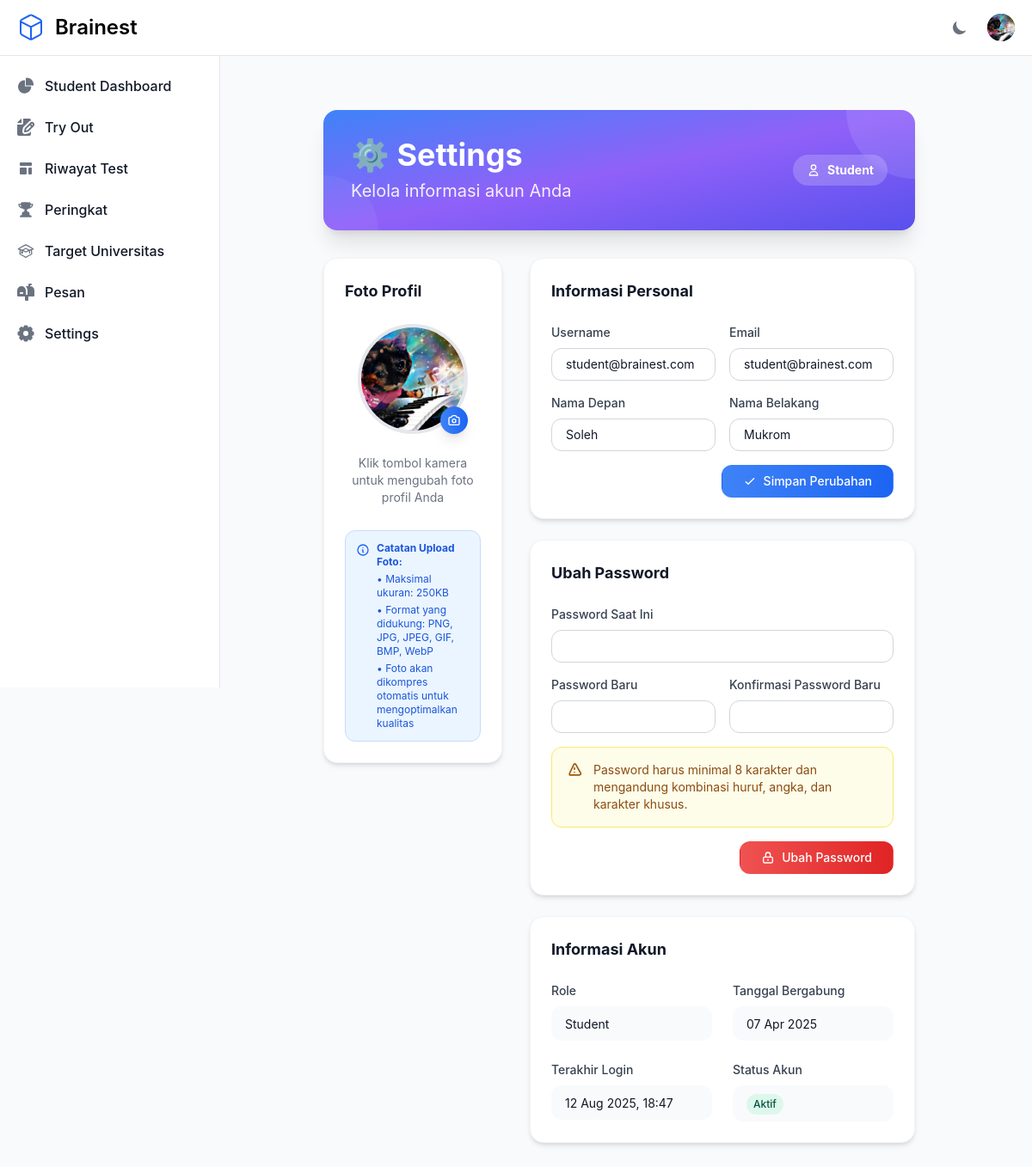
The page /settings/ (signed in) on the database as committed earlier.
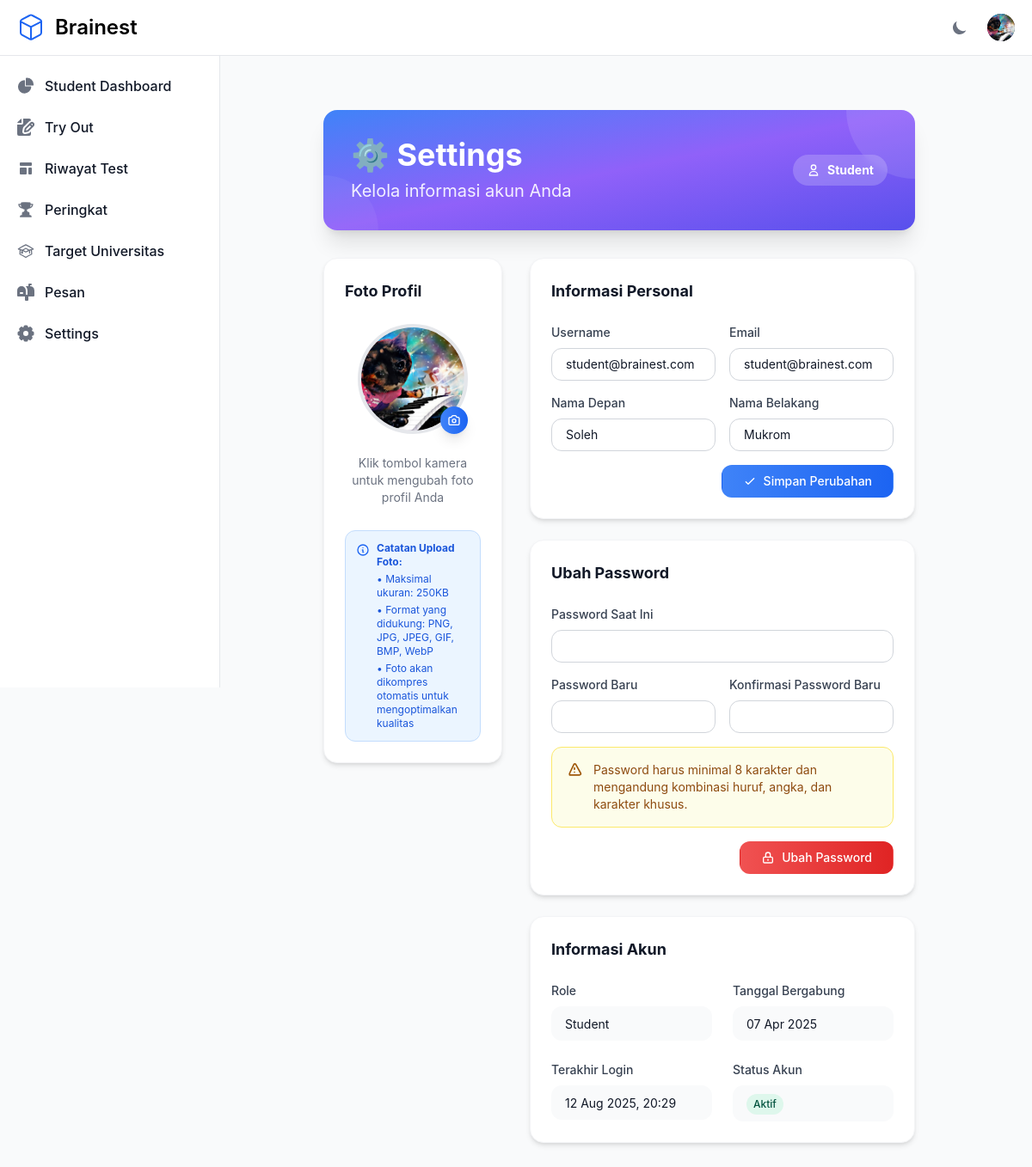
The same page on the database as committed later.
### otosapp/models.py (models this page shows, shortened)
class User(AbstractUser):
    email = models.EmailField(unique=True)
    USERNAME_FIELD = 'email'
    REQUIRED_FIELDS = ['username']
    role = models.ForeignKey('Role', on_delete=models.SET_NULL, null=True)
    profile_picture = models.ImageField(upload_to='profile_pictures/', null=True, blank=True)
    groups = models.ManyToManyField(
        Group,
        related_name="custom_user_set",  # Add a custom related name here
        blank=True,
        help_text="The groups this user belongs to.",
        verbose_name="groups"
    )
    user_permissions = models.ManyToManyField(
        Permission,
        related_name="custom_user_permissions",  # Add a custom related name here
        blank=True,
        help_text="Specific permissions for this user.",
        verbose_name="user permissions"
    )
    def is_admin(self):
        return self.role and self.role.role_name == 'Admin'

class Role(models.Model):
    role_name = models.CharField(max_length=200, unique=True)

### otosapp/views.py (the view, shortened to what this page needs)
# urls.py: path('settings/', views.settings_view, name='settings'),
@login_required
def settings_view(request):
    from .forms import UserProfileForm, ProfilePictureForm, CustomPasswordChangeForm
    from django.contrib.auth import update_session_auth_hash
    context = {
        'user': request.user,
    }
    return render(request, 'settings.html', context)

### otosapp/context_processors.py (called while the page is built)
def sidebar_context(request):
    context = {}
    if request.user.is_authenticated and (request.user.is_superuser or request.user.is_admin()):
        pending_payments_count = PaymentProof.objects.filter(status='pending').count()
        context['pending_payments_count'] = pending_payments_count
    return context

### otosapp/templates/settings.html (shortened to what the changed rows need)
{% extends 'base.html' %}
{% block content %}
<div class="max-w-4xl mx-auto px-4 sm:px-6 lg:px-8 mt-8">
    <div class="bg-gradient-to-br from-blue-500 via-purple-500 to-indigo-600 rounded-2xl shadow-xl p-8 mb-8 text-white relative overflow-hidden">
        <div class="relative z-10">
            <div class="flex flex-col md:flex-row md:items-center md:justify-between">
                <div>
                    <h1 class="text-3xl md:text-4xl font-bold mb-2">⚙️ Settings</h1>
                </div>
                <div class="mt-4 md:mt-0">
                    <div class="inline-flex items-center px-4 py-2 rounded-full text-sm font-bold bg-white/20 backdrop-blur-sm">
                        <svg class="w-4 h-4 mr-2" fill="none" stroke="currentColor" stroke-width="2" viewBox="0 0 24 24">
                            <path stroke-linecap="round" stroke-linejoin="round" d="M16 7a4 4 0 11-8 0 4 4 0 018 0zM12 14a7 7 0 00-7 7h14a7 7 0 00-7-7z"></path>
                        </svg>
                        {{ user.role.role_name }}
                    </div>
                </div>
            </div>
        </div>
    </div>
    <div class="grid grid-cols-1 lg:grid-cols-3 gap-8">
        <div class="lg:col-span-1">
            <div class="bg-white dark:bg-gray-800 rounded-2xl shadow-md p-6 border border-gray-100 dark:border-gray-700">
                <div class="flex flex-col items-center">
                    <div class="relative mb-6">
                        {% if user.profile_picture %}
                            <img src="{{ user.profile_picture.url }}" alt="Profile Picture" class="w-32 h-32 rounded-full object-cover border-4 border-gray-200 dark:border-gray-600">
                        {% endif %}
                        <button type="button" onclick="document.getElementById('profile-picture-input').click()" class="absolute bottom-0 right-0 bg-gradient-to-r from-blue-500 to-blue-600 text-white p-2 rounded-full hover:from-blue-600 hover:to-blue-700 transition-all duration-200 shadow-lg">
                        </button>
                    </div>
                </div>
            </div>
        </div>
        <div class="lg:col-span-2 space-y-6">
            <div class="bg-white dark:bg-gray-800 rounded-2xl shadow-md p-6 border border-gray-100 dark:border-gray-700">
                <form method="post" class="space-y-4">
                    <div class="grid grid-cols-1 md:grid-cols-2 gap-4">
                        <div>
                            <label for="username" class="block text-sm font-medium text-gray-700 dark:text-gray-300 mb-2">Username</label>
                            <input type="text"
                                   id="username"
                                   name="username"
                                   value="{{ user.username }}"
                                   class="w-full px-4 py-2 border border-gray-300 dark:border-gray-600 rounded-xl text-sm focus:ring-2 focus:ring-blue-500 focus:border-transparent bg-white dark:bg-gray-700 text-gray-900 dark:text-white">
                        </div>
                        <div>
                            <label for="email" class="block text-sm font-medium text-gray-700 dark:text-gray-300 mb-2">Email</label>
                            <input type="email"
                                   id="email"
                                   name="email"
                                   value="{{ user.email }}"
                                   class="w-full px-4 py-2 border border-gray-300 dark:border-gray-600 rounded-xl text-sm focus:ring-2 focus:ring-blue-500 focus:border-transparent bg-white dark:bg-gray-700 text-gray-900 dark:text-white">
                        </div>
                    </div>
                    <div class="grid grid-cols-1 md:grid-cols-2 gap-4">
                        <div>
                            <label for="first_name" class="block text-sm font-medium text-gray-700 dark:text-gray-300 mb-2">Nama Depan</label>
                            <input type="text"
                                   id="first_name"
                                   name="first_name"
                                   value="{{ user.first_name }}"
                                   class="w-full px-4 py-2 border border-gray-300 dark:border-gray-600 rounded-xl text-sm focus:ring-2 focus:ring-blue-500 focus:border-transparent bg-white dark:bg-gray-700 text-gray-900 dark:text-white">
                        </div>
                        <div>
                            <label for="last_name" class="block text-sm font-medium text-gray-700 dark:text-gray-300 mb-2">Nama Belakang</label>
                            <input type="text"
                                   id="last_name"
                                   name="last_name"
                                   value="{{ user.last_name }}"
                                   class="w-full px-4 py-2 border border-gray-300 dark:border-gray-600 rounded-xl text-sm focus:ring-2 focus:ring-blue-500 focus:border-transparent bg-white dark:bg-gray-700 text-gray-900 dark:text-white">
                        </div>
                    </div>
                </form>
            </div>
            <div class="bg-white dark:bg-gray-800 rounded-2xl shadow-md p-6 border border-gray-100 dark:border-gray-700">
                <div class="grid grid-cols-1 md:grid-cols-2 gap-6">
                    <div>
                        <div class="px-4 py-2 bg-gray-50 dark:bg-gray-700 rounded-xl">
                            <span class="text-sm text-gray-900 dark:text-white">{{ user.role.role_name }}</span>
                        </div>
                    </div>
                    <div>
                        <div class="px-4 py-2 bg-gray-50 dark:bg-gray-700 rounded-xl">
                            <span class="text-sm text-gray-900 dark:text-white">{{ user.date_joined|date:"d M Y" }}</span>
                        </div>
                    </div>
                    <div>
                        <div class="px-4 py-2 bg-gray-50 dark:bg-gray-700 rounded-xl">
                            <span class="text-sm text-gray-900 dark:text-white">
                                {% if user.last_login %}
                                    {{ user.last_login|date:"d M Y, H:i" }}
                                {% else %}
                                    Belum pernah login
                                {% endif %}
                            </span>
                        </div>
                    </div>
                </div>
            </div>
        </div>
    </div>
</div>
{% endblock %}

### otosapp/templates/base.html (shortened to what this page needs)
{% load static %}
<!DOCTYPE html>
<html lang="en">
<head>
    <link rel="stylesheet" href="{% static 'src/output.css' %}">
</head>
<body class="min-h-screen bg-gray-50 dark:bg-gray-900">
    <nav class="fixed top-0 z-50 w-full bg-white border-b border-gray-200 dark:bg-gray-800 dark:border-gray-700">
        <div class="px-3 py-3 lg:px-5 lg:pl-3">
          <div class="flex items-center justify-between">
            <div class="flex items-center justify-start rtl:justify-end">
              <a href="{% url 'home' %}" class="flex ms-2 md:me-24 items-center">
                <span class="self-center text-xl font-semibold sm:text-2xl whitespace-nowrap dark:text-white">Brainest</span>
              </a>
            </div>
            <div class="flex items-center">
               <button id="theme-toggle" type="button" class="text-gray-500 dark:text-gray-400 hover:bg-gray-100 dark:hover:bg-gray-700 focus:outline-none focus:ring-4 focus:ring-gray-200 dark:focus:ring-gray-700 rounded-lg text-sm p-2.5">
                  <svg id="theme-toggle-dark-icon" class="hidden w-5 h-5" fill="currentColor" viewBox="0 0 20 20" xmlns="http://www.w3.org/2000/svg"><path d="M17.293 13.293A8 8 0 016.707 2.707a8.001 8.001 0 1010.586 10.586z"></path></svg>
              </button>
               {% if user.is_authenticated %}
                <div class="flex items-center ms-3">
                  <div class="relative">
                    <button type="button" class="flex text-sm bg-gray-800 rounded-full focus:ring-4 focus:ring-gray-300 dark:focus:ring-gray-600" aria-expanded="false" data-dropdown-toggle="dropdown-user">
                      {% if user.profile_picture %}
                        <img class="w-8 h-8 rounded-full object-cover" src="{{ user.profile_picture.url }}" alt="user photo">
                      {% endif %}
                    </button>
                  </div>
                </div>
                {% endif %}
              </div>
          </div>
        </div>
      </nav>
    {% if user.is_authenticated and request.path != '/otosapp/login/' and request.path != '/otosapp/register/' %}
    {% include 'sidebar.html' %}
    {% endif %}
    <div class="flex pt-16" >
        <main class="{% if user.is_authenticated and request.path != '/otosapp/login/' and request.path != '/otosapp/register/' %}sm:pl-64{% endif %} flex-grow container mx-auto px-4 py-8">
            {% block content %}{% endblock %}
        </main>
    </div>
</body>
</html>

Rows that differ between the two databases and show on the page:
changed User "student@brainest.com": last_login "12 Aug 2025, 18:47" → "12 Aug 2025, 20:29"
